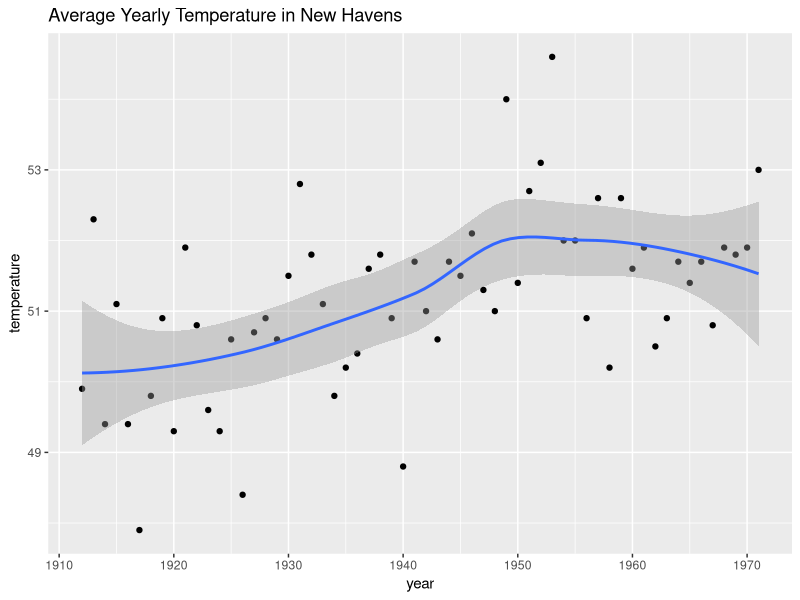

Recreate this plot in R.
library(dplyr)
library(tidyverse)
library(ggplot2)
data("nhtemp")
data.frame(year = as.numeric(time(nhtemp)), temperature = as.numeric(nhtemp)) %>%
  ggplot(aes(year,temperature)) +
  geom_point() +
  geom_smooth() +
  ggtitle("Average Yearly Temperature in New Havens")

# observe the shaded region over the central line that represents the confidence interval